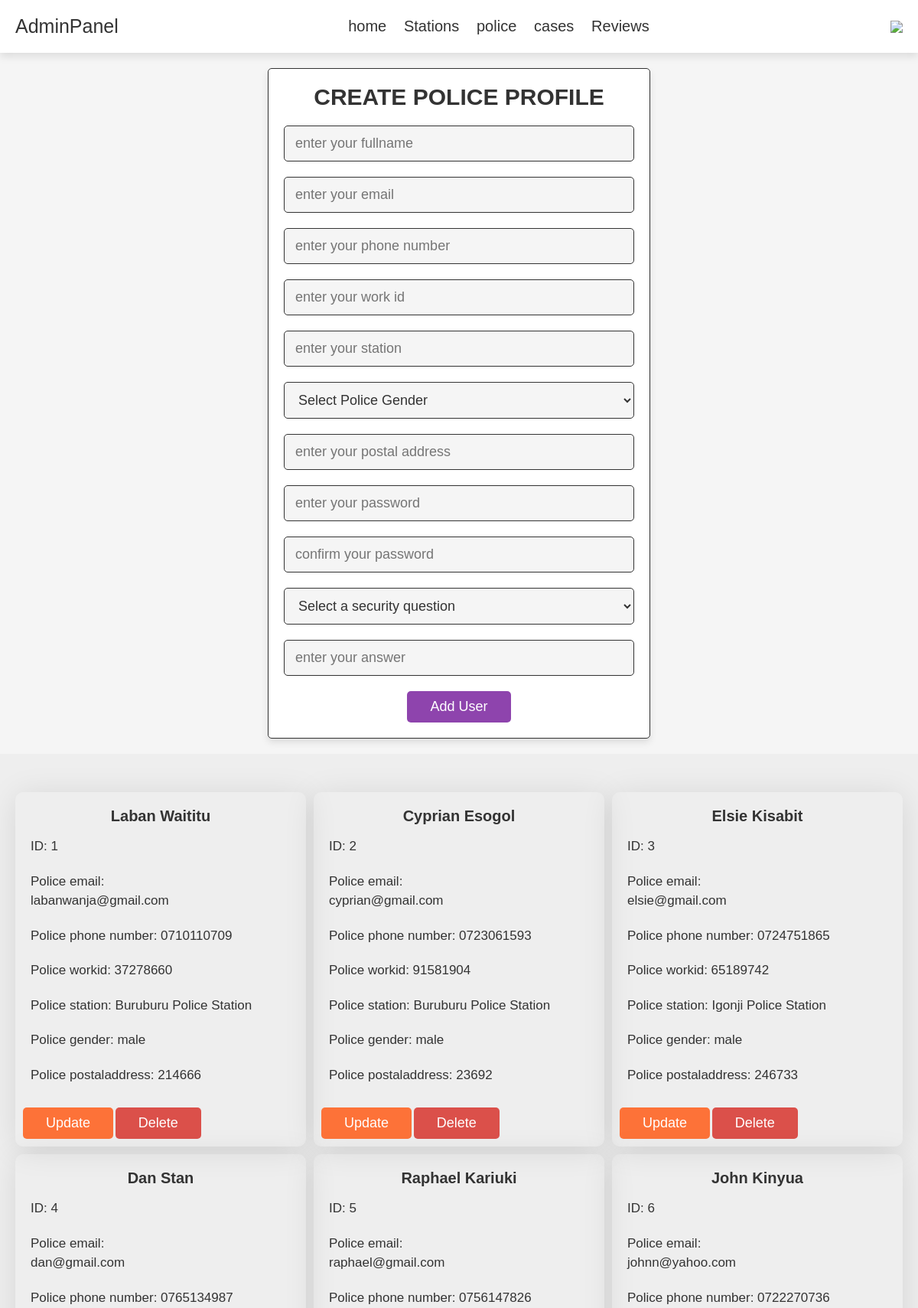
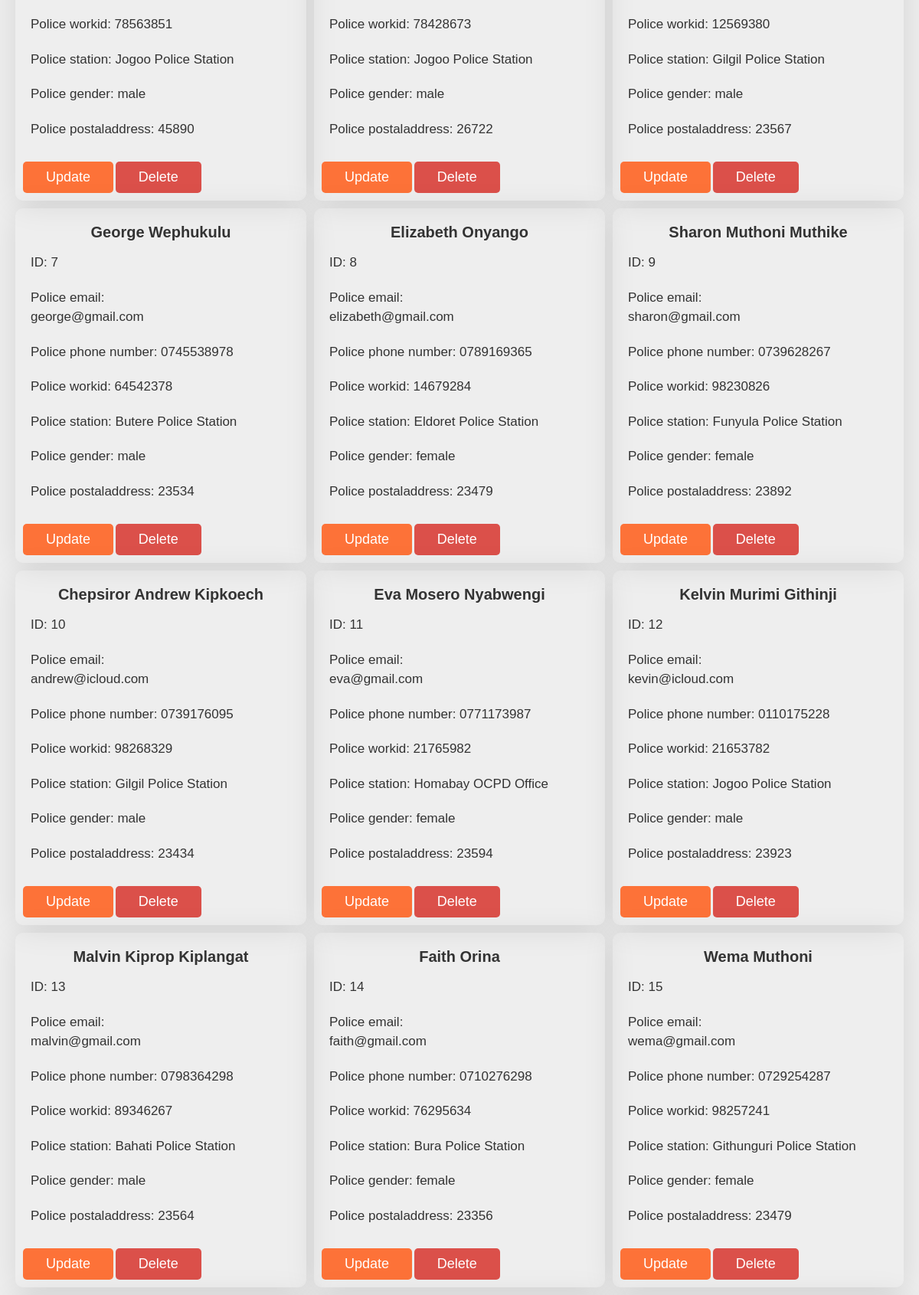
/admin_create_user.php (signed in, upper part), run on the app's committed database (2 pictures, top to bottom).
### tables this page shows
CREATE TABLE `police` (
  `id` int(100) NOT NULL,
  `fullname` varchar(100) NOT NULL,
  `email` varchar(100) NOT NULL,
  `phone` varchar(100) NOT NULL,
  `workid` varchar(100) NOT NULL,
  `station` varchar(100) NOT NULL,
  `gender` varchar(10) NOT NULL,
  `postaladdress` varchar(100) NOT NULL,
  `password` varchar(100) NOT NULL,
  `security_question` varchar(100) NOT NULL,
  `security_answer` varchar(100) NOT NULL
);

### admin_create_user.php (the view, shortened to what this page needs)
<?php
include 'config.php';
?>
<!DOCTYPE html>
<html lang="en">
<head>
   <link rel="stylesheet" href="css/style.css">
   <link rel="stylesheet" href="css/admin_style.css">
</head>
<body>
   <?php include 'admin_header.php'; ?>
   <div class="form-container">
      <form action="" method="post">
         <h3>Create police profile</h3>
         <input type="text" name="fullname" placeholder="enter your fullname" class="box">
         <input type="email" name="email" placeholder="enter your email" class="box">
         <input type="number" name="phone" placeholder="enter your phone number" class="box">
         <input type="number" name="workid" placeholder="enter your work id" class="box">
         <input type="text" name="station" placeholder="enter your station" class="box">
         <select name="gender" class="box">
            <option value="">Select Police Gender</option>
         </select>
         <input type="text" name="postaladdress" placeholder="enter your postal address" class="box">
         <input type="password" name="password" placeholder="enter your password" class="box">
         <input type="password" name="cpassword" placeholder="confirm your password" class="box">
         <select name="security_question" class="box">
            <option value="">Select a security question</option>
         </select>
         <input type="text" name="security_answer" placeholder="enter your answer" class="box">
         <input type="submit" name="submit" value="Add User" class="btn">
      </form>
   </div>
   <section class="services-container">
      <?php
      $select_police = mysqli_query($conn, "SELECT * FROM `police`") or die('query failed');
      if (mysqli_num_rows($select_police) > 0) {
         while ($fetch_police = mysqli_fetch_assoc($select_police)) {
      ?>
            <div class="box">
               <div class="form-box">
                  <div class="box-content">
                     <h1 class="name"><?php echo $fetch_police['fullname']; ?></h1>
                     <h3 >ID: <?php echo $fetch_police['id']; ?></h3>
                     <h3 class="price">Police email: <?php echo $fetch_police['email']; ?></h3>
                     <h3 class="plateNumber">Police phone number: <?php echo $fetch_police['phone']; ?></h3>
                     <h3 class="description">Police workid: <?php echo $fetch_police['workid']; ?></h3>
                     <h3 class="mileage">Police station: <?php echo $fetch_police['station']; ?></h3>
                     <h3 class="mileage">Police gender: <?php echo $fetch_police['gender']; ?></h3>
                     <h3 class="mileage">Police postaladdress: <?php echo $fetch_police['postaladdress']; ?></h3>
                  </div>
               </div>
               <a href="admin_create_user.php?update=<?php echo $fetch_police['id']; ?>" class="option-btn">update</a>
               <a href="admin_create_user.php?delete=<?php echo $fetch_police['id']; ?>" class="delete-btn" onclick="return confirm('delete this police profile?');">delete</a>
            </div>
      <?php
         }
      } else {
         echo '<p class="empty">no police added yet!</p>';
      }
      ?>
   </section>
</body>
</html>

### style.css (style rules this page uses)
:root { --purple: #8e44ad; --red: #c0392b; --orange: #f39c12; --black: #333; --white: #fff; --light-color: #666; --light-white: #ccc; --light-bg: #f5f5f5; --border: 0.1rem solid var(--black); --box-shadow: 0 0.5rem 1rem rgba(0, 0, 0, 0.1); }
* { font-family: sans-serif; margin: 0; padding: 0; box-sizing: border-box; outline: none; border: none; text-decoration: none; transition: all 0.2s linear; }
html { font-size: 62.5%; overflow-x: hidden; }
section { padding: 50px 100px; }
.services-container { display: grid; grid-template-columns: repeat(auto-fill, minmax(300px, 1fr)); gap: 1rem; margin-top: 2rem; }
.services-container .box { padding: 10px; border-radius: 1rem; box-shadow: 1px 4px 41px rgba(0, 0, 0, 0.1); }
.services-container .box .form-box { display: flex; flex-direction: column; justify-content: space-between; align-items: center; }
.services-container .box .form-box .box-content { width: 100%; padding: 1rem; box-shadow: 1rem; height: auto; }
.services-container .box .form-box .box-content h1 { font-size: 2rem; font-weight: 550; color: var(--black); margin-bottom: 0.5rem; text-align: center; }
.services-container .box .form-box .box-content h3 { font-size: 1.7rem; color: var(--black); line-height: 1.5; padding: 1rem 0; }
.services-container .box h3 { font-weight: 500; }
.btn, .option-btn, .delete-btn, .white-btn { display: inline-block; margin-top: 1rem; padding: 1rem 3rem; cursor: pointer; color: var(--white); font-size: 1.8rem; border-radius: 0.5rem; text-transform: capitalize; }
.white-btn, .btn { background-color: var(--purple); }
.option-btn { background-color: var(--orange); }
.delete-btn { background-color: var(--red); }
.form-container { min-height: 100vh; background-color: var(--light-bg); display: flex; align-items: center; justify-content: center; padding: 2rem; }
.form-container form { padding: 2rem; width: 50rem; border-radius: 0.5rem; box-shadow: var(--box-shadow); border: var(--border); background-color: var(--white); text-align: center; }
.form-container form h3 { font-size: 3rem; margin-bottom: 1rem; text-transform: uppercase; color: var(--black); }
.form-container form .box { width: 100%; border-radius: 0.5rem; background-color: var(--light-bg); padding: 1.2rem 1.4rem; font-size: 1.8rem; color: var(--black); border: var(--border); margin: 1rem 0; }

### admin_style.css (style rules this page uses)
:root { --purple: #8e44ad; --red: #c0392b; --orange: #f39c12; --black: #333; --white: #fff; --light-color: #666; --light-white: #ccc; --light-bg: #f5f5f5; --border: 0.1rem solid var(--black); --box-shadow: 0 0.5rem 1rem rgba(0, 0, 0, 0.1); }
* { font-family: sans-serif; margin: 0; padding: 0; box-sizing: border-box; outline: none; border: none; text-decoration: none; transition: all 0.2s linear; }
html { font-size: 62.5%; overflow-x: hidden; }
body { background-color: var(--light-bg); }
section { padding: 3rem 2rem; }
.btn, .option-btn, .delete-btn, .white-btn { display: inline-block; margin-top: 1rem; padding: 1rem 3rem; cursor: pointer; color: var(--white); font-size: 1.8rem; border-radius: 0.5rem; text-transform: capitalize; }
.white-btn, .btn { background-color: var(--purple); }
.option-btn { background-color: var(--orange); }
.delete-btn { background-color: var(--red); }
a { text-decoration: none; }
:root { --poppins: 'Poppins', sans-serif; --lato: 'Lato', sans-serif; --light: #F9F9F9; --blue: #3C91E6; --light-blue: #CFE8FF; --grey: #eee; --dark-grey: #AAAAAA; --dark: #342E37; --red: #DB504A; --yellow: #FFCE26; --light-yellow: #FFF2C6; --orange: #FD7238; --light-orange: #FFE0D3; }
body { background: var(--grey); overflow-x: hidden; }
.price { color: rgb(50, 170, 86); border-radius: 5px; font-size: 30px; width:220px ; }

### data on the page
police: fullname "Laban Waititu", id "1", email "labanwanja@gmail.com", phone "0710110709", workid "37278660", station "Buruburu Police Station", gender "male", postaladdress "214666"
police: fullname "Cyprian Esogol", id "2", email "cyprian@gmail.com", phone "0723061593", workid "91581904", station "Buruburu Police Station", gender "male", postaladdress "23692"
police: fullname "Elsie Kisabit", id "3", email "elsie@gmail.com", phone "0724751865", workid "65189742", station "Igonji Police Station", gender "male", postaladdress "246733"
police: fullname "Dan Stan", id "4", email "dan@gmail.com", phone "0765134987", workid "78563851", station "Jogoo Police Station", gender "male", postaladdress "45890"
police: fullname "Raphael Kariuki", id "5", email "raphael@gmail.com", phone "0756147826", workid "78428673", station "Jogoo Police Station", gender "male", postaladdress "26722"
police: fullname "John Kinyua", id "6", email "johnn@yahoo.com", phone "0722270736", workid "12569380", station "Gilgil Police Station", gender "male", postaladdress "23567"
police: fullname "George Wephukulu", id "7", email "george@gmail.com", phone "0745538978", workid "64542378", station "Butere Police Station", gender "male", postaladdress "23534"
police: fullname "Elizabeth Onyango", id "8", email "elizabeth@gmail.com", phone "0789169365", workid "14679284", station "Eldoret Police Station", gender "female", postaladdress "23479"
police: fullname "Sharon Muthoni Muthike", id "9", email "sharon@gmail.com", phone "0739628267", workid "98230826", station "Funyula Police Station", gender "female", postaladdress "23892"
police: fullname "Chepsiror Andrew Kipkoech", id "10", email "andrew@icloud.com", phone "0739176095", workid "98268329", station "Gilgil Police Station", gender "male", postaladdress "23434"
police: fullname "Eva Mosero Nyabwengi", id "11", email "eva@gmail.com", phone "0771173987", workid "21765982", station "Homabay OCPD Office", gender "female", postaladdress "23594"
police: fullname "Kelvin Murimi Githinji", id "12", email "kevin@icloud.com", phone "0110175228", workid "21653782", station "Jogoo Police Station", gender "male", postaladdress "23923"
police: fullname "Malvin Kiprop Kiplangat", id "13", email "malvin@gmail.com", phone "0798364298", workid "89346267", station "Bahati Police Station", gender "male", postaladdress "23564"
police: fullname "Faith Orina", id "14", email "faith@gmail.com", phone "0710276298", workid "76295634", station "Bura Police Station", gender "female", postaladdress "23356"
police: fullname "Wema Muthoni", id "15", email "wema@gmail.com", phone "0729254287", workid "98257241", station "Githunguri Police Station", gender "female", postaladdress "23479"
